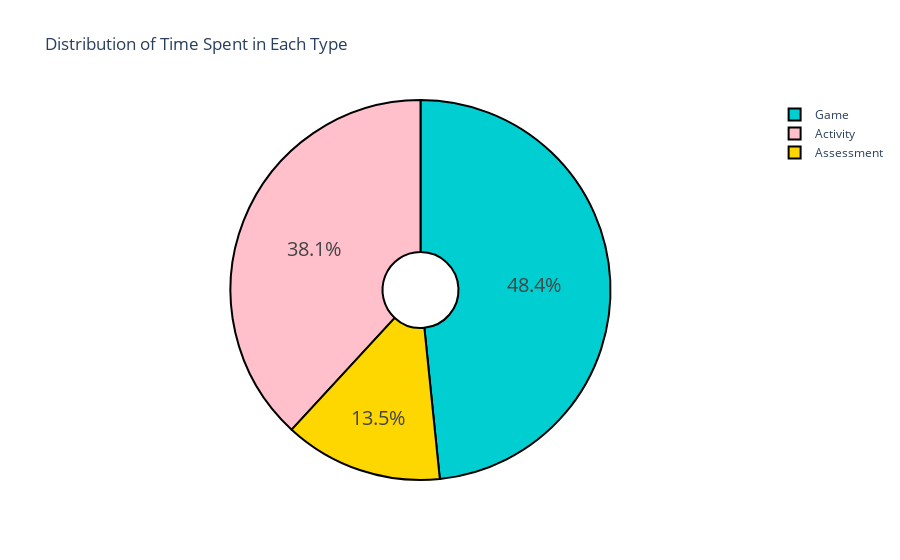

The code cell stored with this chart in its notebook:
### Code cell
Types=pd.DataFrame()
Types['Type']=game_time_group.groupby('type').game_mins.sum().index
Types['Count']=game_time_group.groupby('type').game_mins.sum().values

pyo.init_notebook_mode(connected=True)
fig = go.Figure(data=[go.Pie(labels=Types['Type'], values=Types['Count'], hole=0.2)])

fig.update_traces(hoverinfo='label+value', textinfo='percent', textfont_size=20, 
                  marker=dict(colors=colors, line=dict(color='#000000', width=2)))

fig.update_layout(title='Distribution of Time Spent in Each Type')

fig.show()

### Figure 1 — Plotly figure (JSON) as saved in the notebook; plotly's stock layout.template omitted (floating-point values rounded to 4 significant figures)
{"data": [{"hole": 0.2, "hoverinfo": "label+value", "labels": ["Activity", "Assessment", "Game"], "marker": {"colors": ["pink", "gold", "darkturquoise", "red", "black"], "line": {"color": "#000000", "width": 2}}, "textfont": {"size": 20}, "textinfo": "percent", "type": "pie", "values": [70690.0, 24980.0, 89650.0]}], "layout": {"title": {"text": "Distribution of Time Spent in Each Type"}}}
